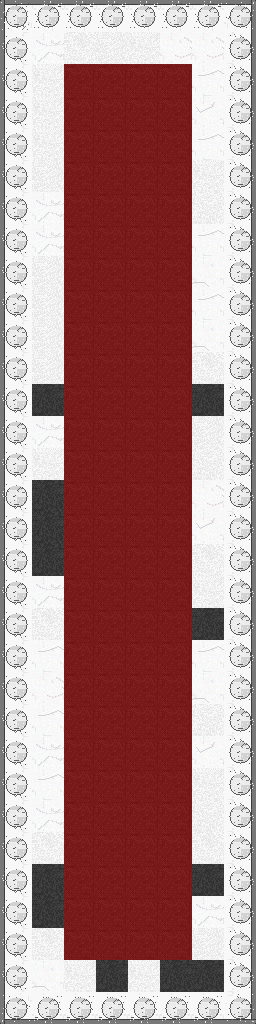

The image is a tile-based game level rendered from a .tmx file. Its description and complete source (layers, tilesets, objects, tile grids) follow:
An orthogonal 8x32 tile map with 32x32 px tiles, 5 tile layers (Floor, Walls, Trim, Overlays, ...), 5 tilesets and 2 objects (PlayerSpawn, Door).

<map version="1.10" tiledversion="1.11.2" orientation="orthogonal" renderorder="right-down" width="8" height="32" tilewidth="32" tileheight="32" infinite="0" nextlayerid="10" nextobjectid="12">
 <tileset firstgid="1" source="../tilesets/scotus_floors.tsx" />
 <tileset firstgid="33" source="../tilesets/scotus_structures.tsx" />
 <tileset firstgid="81" source="../tilesets/scotus_decor.tsx" />
 <tileset firstgid="97" source="../tilesets/collision.tsx" />
 <tileset firstgid="129" source="../../../../dist/content/tiled/tilesets/scotus_structures.tsx" />
 <layer id="7083" name="Floor" width="8" height="32">
  <data encoding="csv">
6,2,11,4,2,6,4,11,
3,10,5,4,2,11,11,8,
6,2,3,10,9,2,12,11,
6,2,4,6,3,9,8,6,
5,2,11,12,4,5,12,2,
5,4,9,8,8,10,2,6,
8,10,3,12,2,3,3,6,
10,10,6,12,12,11,12,11,
10,4,6,6,5,4,9,4,
9,4,8,8,11,6,12,11,
5,4,4,10,8,5,9,5,
11,4,12,3,8,9,5,10,
3,6,10,8,11,6,6,5,
9,10,8,10,9,10,4,12,
2,2,9,5,10,11,3,2,
9,6,4,5,10,3,11,2,
10,6,9,5,5,10,8,4,
9,6,2,5,3,8,5,8,
12,10,11,4,5,5,2,8,
2,5,2,12,4,4,6,2,
3,12,9,6,8,8,12,12,
6,11,12,9,10,12,9,9,
8,12,8,5,12,5,3,10,
11,10,5,11,11,9,8,10,
8,12,6,6,6,11,2,12,
9,10,5,4,10,11,3,6,
10,5,4,8,10,2,5,12,
6,6,2,4,12,11,6,5,
2,6,3,12,11,3,10,4,
8,5,9,9,9,3,4,2,
9,9,2,6,2,6,6,5,
12,12,12,12,10,3,12,2
</data>
 </layer>
 <layer id="1331" name="Walls" width="8" height="32">
  <data encoding="csv">
0,0,0,0,0,0,0,0,
0,0,0,0,0,0,0,0,
0,0,0,0,0,0,0,0,
0,0,0,0,0,0,0,0,
0,0,0,0,0,0,0,0,
0,0,0,0,0,0,0,0,
0,0,0,0,0,0,0,0,
0,0,0,0,0,0,0,0,
0,0,0,0,0,0,0,0,
0,0,0,0,0,0,0,0,
0,0,0,0,0,0,0,0,
0,0,0,0,0,0,0,0,
0,0,0,0,0,0,0,0,
0,0,0,0,0,0,0,0,
0,0,0,0,0,0,0,0,
0,0,0,0,0,0,0,0,
0,0,0,0,0,0,0,0,
0,0,0,0,0,0,0,0,
0,0,0,0,0,0,0,0,
0,0,0,0,0,0,0,0,
0,0,0,0,0,0,0,0,
0,0,0,0,0,0,0,0,
0,0,0,0,0,0,0,0,
0,0,0,0,0,0,0,0,
0,0,0,0,0,0,0,0,
0,0,0,0,0,0,0,0,
0,0,0,0,0,0,0,0,
0,0,0,0,0,0,0,0,
0,0,0,0,0,0,0,0,
0,0,0,0,0,0,0,0,
0,0,0,0,0,0,0,0,
0,0,0,0,0,0,0,0
</data>
 </layer>
 <layer id="3159" name="Trim" width="8" height="32">
  <data encoding="csv">
134,3221225603,3221225603,3221225603,3221225603,3221225603,3221225603,133,
1610612865,0,0,0,0,0,0,2684354689,
1610612865,0,0,0,0,0,0,2684354689,
1610612865,0,0,0,0,0,0,2684354689,
1610612865,0,0,0,0,0,0,2684354689,
1610612865,0,0,0,0,0,0,2684354689,
1610612865,0,0,0,0,0,0,2684354689,
1610612865,0,0,0,0,0,0,2684354689,
1610612865,0,0,0,0,0,0,2684354689,
1610612865,0,0,0,0,0,0,2684354689,
1610612865,0,0,0,0,0,0,2684354689,
1610612865,0,0,0,0,0,0,2684354689,
1610612865,0,0,0,0,0,0,2684354689,
1610612865,0,0,0,0,0,0,2684354689,
1610612865,0,0,0,0,0,0,2684354689,
1610612865,0,0,0,0,0,0,2684354689,
1610612865,0,0,0,0,0,0,2684354689,
1610612865,0,0,0,0,0,0,2684354689,
1610612865,0,0,0,0,0,0,2684354689,
1610612865,0,0,0,0,0,0,2684354689,
1610612865,0,0,0,0,0,0,2684354689,
1610612865,0,0,0,0,0,0,2684354689,
1610612865,0,0,0,0,0,0,2684354689,
1610612865,0,0,0,0,0,0,2684354689,
1610612865,0,0,0,0,0,0,2684354689,
1610612865,0,0,0,0,0,0,2684354689,
1610612865,0,0,0,0,0,0,2684354689,
1610612865,0,0,0,0,0,0,2684354689,
1610612865,0,0,0,0,0,0,2684354689,
1610612865,0,0,0,0,0,0,2684354689,
1610612865,0,0,0,0,0,0,2684354689,
3221225605,131,131,131,131,131,131,2684354693
</data>
 </layer>
 <layer id="8407" name="Overlays" width="8" height="32">
  <data encoding="csv">
0,0,0,0,0,0,0,0,
0,0,0,0,0,0,0,0,
0,0,81,81,81,81,0,0,
0,0,81,81,81,81,0,0,
0,0,81,81,81,81,0,0,
0,0,81,81,81,81,0,0,
0,0,81,81,81,81,0,0,
0,0,81,81,81,81,0,0,
0,0,81,81,81,81,0,0,
0,0,81,81,81,81,0,0,
0,0,81,81,81,81,0,0,
0,0,81,81,81,81,0,0,
0,0,81,81,81,81,0,0,
0,0,81,81,81,81,0,0,
0,0,81,81,81,81,0,0,
0,0,81,81,81,81,0,0,
0,0,81,81,81,81,0,0,
0,0,81,81,81,81,0,0,
0,0,81,81,81,81,0,0,
0,0,81,81,81,81,0,0,
0,0,81,81,81,81,0,0,
0,0,81,81,81,81,0,0,
0,0,81,81,81,81,0,0,
0,0,81,81,81,81,0,0,
0,0,81,81,81,81,0,0,
0,0,81,81,81,81,0,0,
0,0,81,81,81,81,0,0,
0,0,81,81,81,81,0,0,
0,0,81,81,81,81,0,0,
0,0,81,81,81,81,0,0,
0,0,0,0,0,0,0,0,
0,0,0,0,0,0,0,0
</data>
 </layer>
 <layer id="7173" name="Collision" width="8" height="32">
  <data encoding="csv">
163,163,163,163,163,163,163,163,
163,0,0,0,0,0,0,163,
163,0,0,0,0,0,0,163,
163,0,0,0,0,0,0,163,
163,0,0,0,0,0,0,163,
163,0,0,0,0,0,0,163,
163,0,0,0,0,0,0,163,
163,0,0,0,0,0,0,163,
163,0,0,0,0,0,0,163,
163,0,0,0,0,0,0,163,
163,0,0,0,0,0,0,163,
163,0,0,0,0,0,0,163,
163,0,0,0,0,0,0,163,
163,0,0,0,0,0,0,163,
163,0,0,0,0,0,0,163,
163,0,0,0,0,0,0,163,
163,0,0,0,0,0,0,163,
163,0,0,0,0,0,0,163,
163,0,0,0,0,0,0,163,
163,0,0,0,0,0,0,163,
163,0,0,0,0,0,0,163,
163,0,0,0,0,0,0,163,
163,0,0,0,0,0,0,163,
163,0,0,0,0,0,0,163,
163,0,0,0,0,0,0,163,
163,0,0,0,0,0,0,163,
163,0,0,0,0,0,0,163,
163,0,0,0,0,0,0,163,
163,0,0,0,0,0,0,163,
163,0,0,0,0,0,0,163,
163,0,0,0,0,0,0,163,
163,163,163,163,163,163,163,163
</data>
 </layer>
 <objectgroup id="1437" name="Entities">
  <object id="10" name="PlayerSpawn" type="PlayerSpawn" x="96" y="927.077" width="63" height="31.9231">
   <properties>
    <property name="spawnId" value="PlayerSpawn" />
   </properties>
  </object>
  <object id="11" name="DoorNorth" type="Door" x="94" y="65" width="61" height="31.9231">
   <properties>
    <property name="toMap" value="scotus_lobby" />
    <property name="toSpawn" value="default" />
   </properties>
  </object>
 </objectgroup>
</map>
